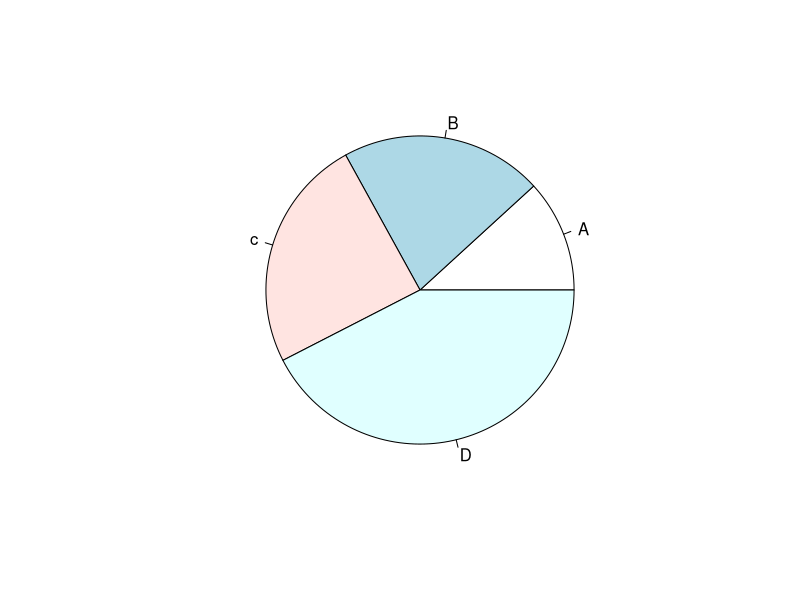
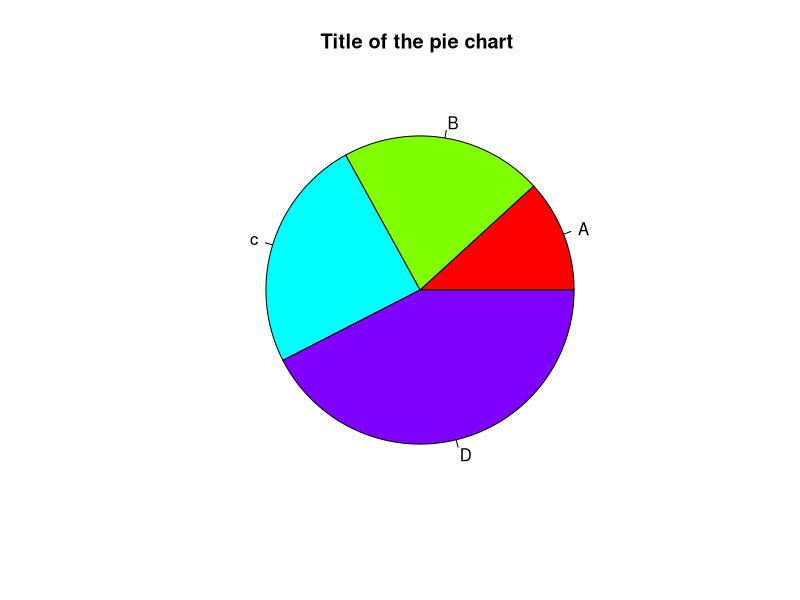

Write R code to recreate these figures, in order.
# Assign a value to variable A
A <- 20

# Print the value of A
A


# -------------------------------
# Assign different types of data
# -------------------------------

w = 45        # Integer value
e = 67.5      # Numeric (decimal) value
s = "Amal"    # Character (string) value
r = TRUE      # Logical (boolean) value


# -----------------------------------------
# Display the data type (class) of variables
# -----------------------------------------

class(w)  # Returns "numeric" (R treats integers as numeric)
class(e)  # Returns "numeric"
class(s)  # Returns "character"
class(r)  # Returns "logical"


# -------------------------------
# VECTORS (One-dimensional arrays)
# -------------------------------

vec_num1 = c(1:5)                 # Vector from 1 to 5
vec_num2 = c(20, 10, 30, 25, 40) # Custom numeric vector
vec_num3 = c(1:9)                # Vector from 1 to 9

vec_num4 = c(2, 2, 2)            # Vector with repeated values
vec_num5 = c(2, 4, 6)            # Another numeric vector


# Print vectors
vec_num1
vec_num2
vec_num3


# -------------------------------
# Vector Arithmetic Operations
# -------------------------------

vec_num1 + vec_num2  # Element-wise addition
vec_num1 * vec_num2  # Element-wise multiplication
vec_num1 - vec_num2  # Element-wise subtraction
vec_num1 / vec_num2  # Element-wise division
vec_num5 ^ vec_num4  # Exponentiation (power)


# -------------------------------
# MATRICES (2D Arrays)
# -------------------------------

z = c(1:6)                 # Data for first matrix
u = c(4, 5, 6, 7, 8, 1)   # Data for second matrix

# Create matrix A (filled column-wise)
mat_A = matrix(data = z, nrow = 3, ncol = 2, byrow = FALSE)

mat_A

# Create matrix B (filled row-wise)
mat_B = matrix(data = u, nrow = 3, ncol = 2, byrow = TRUE)

mat_B


# -------------------------------
# Matrix Operations
# -------------------------------

# Matrix addition
add_AB = mat_A + mat_B   
add_AB

# Matrix subtraction
sub_AB = mat_A - mat_B   
sub_AB

# Element-wise division
dev_AB = mat_A / mat_B  
dev_AB

mul_AB = mat_A * mat_B   # Element-wise multiplication
mul_AB


# -------------------------------
# DATA FRAMES
# -------------------------------

a = c(10, 20, 30, 40)   # Numeric vector
b = c(1:4)              # Sequence vector
c = c('M', 'I', 'S', 'O')  # Character vector

# Create a data frame
df_MY = data.frame(a, b, c)

# Rename columns
names(df_MY) = c('ID', 'Values', 'Names')

# Print the data frame
df_MY

# PIE CHART
x = c(25, 45, 52 ,90)
y = c("A","B","c","D")

pie(x, y)

#advance Pie
pie(x,y, main = "Title of the pie chart ", col = rainbow(4))

#percentage cal
r = round(x/sum(x)*100)
r
